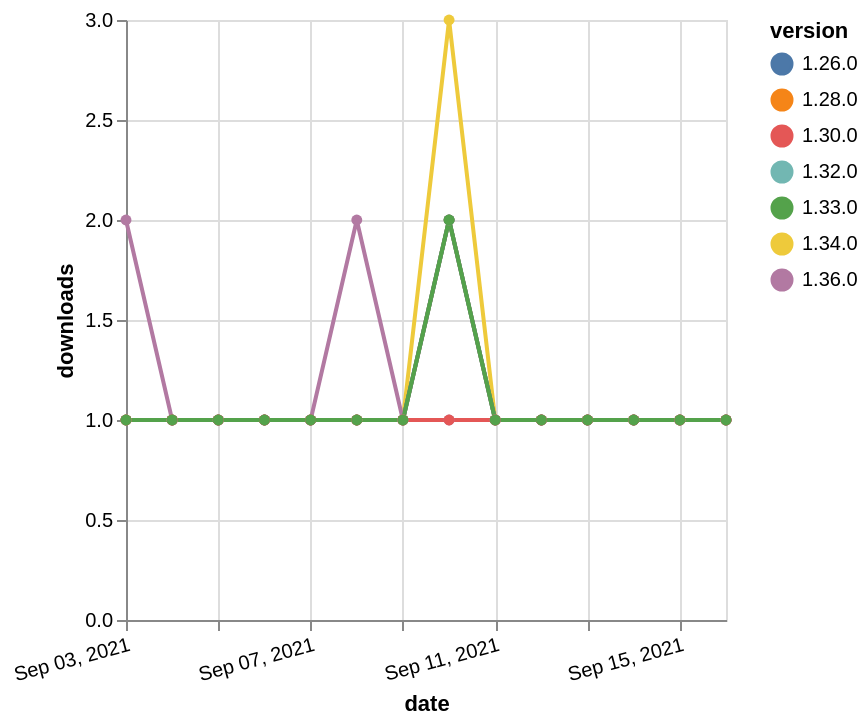

Specify this chart in Vega-Lite:
### Vega-Lite specification from a JSON file in a GitHub repository (floating-point values rounded to 4 significant figures)
{"$schema": "https://vega.github.io/schema/vega-lite/v5.json", "description": "A simple bar chart with embedded data.", "data": {"values": [{"date": "2021-09-03", "total": 167, "delta": 1, "version": "1.34.0"}, {"date": "2021-09-04", "total": 168, "delta": 1, "version": "1.34.0"}, {"date": "2021-09-05", "total": 169, "delta": 1, "version": "1.34.0"}, {"date": "2021-09-06", "total": 170, "delta": 1, "version": "1.34.0"}, {"date": "2021-09-07", "total": 171, "delta": 1, "version": "1.34.0"}, {"date": "2021-09-08", "total": 172, "delta": 1, "version": "1.34.0"}, {"date": "2021-09-09", "total": 173, "delta": 1, "version": "1.34.0"}, {"date": "2021-09-10", "total": 176, "delta": 3, "version": "1.34.0"}, {"date": "2021-09-11", "total": 177, "delta": 1, "version": "1.34.0"}, {"date": "2021-09-12", "total": 178, "delta": 1, "version": "1.34.0"}, {"date": "2021-09-13", "total": 179, "delta": 1, "version": "1.34.0"}, {"date": "2021-09-14", "total": 180, "delta": 1, "version": "1.34.0"}, {"date": "2021-09-15", "total": 181, "delta": 1, "version": "1.34.0"}, {"date": "2021-09-16", "total": 182, "delta": 1, "version": "1.34.0"}, {"date": "2021-09-03", "total": 140, "delta": 1, "version": "1.32.0"}, {"date": "2021-09-04", "total": 141, "delta": 1, "version": "1.32.0"}, {"date": "2021-09-05", "total": 142, "delta": 1, "version": "1.32.0"}, {"date": "2021-09-06", "total": 143, "delta": 1, "version": "1.32.0"}, {"date": "2021-09-07", "total": 144, "delta": 1, "version": "1.32.0"}, {"date": "2021-09-08", "total": 145, "delta": 1, "version": "1.32.0"}, {"date": "2021-09-09", "total": 146, "delta": 1, "version": "1.32.0"}, {"date": "2021-09-10", "total": 148, "delta": 2, "version": "1.32.0"}, {"date": "2021-09-11", "total": 149, "delta": 1, "version": "1.32.0"}, {"date": "2021-09-12", "total": 150, "delta": 1, "version": "1.32.0"}, {"date": "2021-09-13", "total": 151, "delta": 1, "version": "1.32.0"}, {"date": "2021-09-14", "total": 152, "delta": 1, "version": "1.32.0"}, {"date": "2021-09-15", "total": 153, "delta": 1, "version": "1.32.0"}, {"date": "2021-09-16", "total": 154, "delta": 1, "version": "1.32.0"}, {"date": "2021-09-03", "total": 282, "delta": 1, "version": "1.28.0"}, {"date": "2021-09-04", "total": 283, "delta": 1, "version": "1.28.0"}, {"date": "2021-09-05", "total": 284, "delta": 1, "version": "1.28.0"}, {"date": "2021-09-06", "total": 285, "delta": 1, "version": "1.28.0"}, {"date": "2021-09-07", "total": 286, "delta": 1, "version": "1.28.0"}, {"date": "2021-09-08", "total": 287, "delta": 1, "version": "1.28.0"}, {"date": "2021-09-09", "total": 288, "delta": 1, "version": "1.28.0"}, {"date": "2021-09-10", "total": 290, "delta": 2, "version": "1.28.0"}, {"date": "2021-09-11", "total": 291, "delta": 1, "version": "1.28.0"}, {"date": "2021-09-12", "total": 292, "delta": 1, "version": "1.28.0"}, {"date": "2021-09-13", "total": 293, "delta": 1, "version": "1.28.0"}, {"date": "2021-09-14", "total": 294, "delta": 1, "version": "1.28.0"}, {"date": "2021-09-15", "total": 295, "delta": 1, "version": "1.28.0"}, {"date": "2021-09-16", "total": 296, "delta": 1, "version": "1.28.0"}, {"date": "2021-09-03", "total": 209, "delta": 1, "version": "1.26.0"}, {"date": "2021-09-04", "total": 210, "delta": 1, "version": "1.26.0"}, {"date": "2021-09-05", "total": 211, "delta": 1, "version": "1.26.0"}, {"date": "2021-09-06", "total": 212, "delta": 1, "version": "1.26.0"}, {"date": "2021-09-07", "total": 213, "delta": 1, "version": "1.26.0"}, {"date": "2021-09-08", "total": 214, "delta": 1, "version": "1.26.0"}, {"date": "2021-09-09", "total": 215, "delta": 1, "version": "1.26.0"}, {"date": "2021-09-10", "total": 217, "delta": 2, "version": "1.26.0"}, {"date": "2021-09-11", "total": 218, "delta": 1, "version": "1.26.0"}, {"date": "2021-09-12", "total": 219, "delta": 1, "version": "1.26.0"}, {"date": "2021-09-13", "total": 220, "delta": 1, "version": "1.26.0"}, {"date": "2021-09-14", "total": 221, "delta": 1, "version": "1.26.0"}, {"date": "2021-09-15", "total": 222, "delta": 1, "version": "1.26.0"}, {"date": "2021-09-16", "total": 223, "delta": 1, "version": "1.26.0"}, {"date": "2021-09-03", "total": 116, "delta": 2, "version": "1.36.0"}, {"date": "2021-09-04", "total": 117, "delta": 1, "version": "1.36.0"}, {"date": "2021-09-05", "total": 118, "delta": 1, "version": "1.36.0"}, {"date": "2021-09-06", "total": 119, "delta": 1, "version": "1.36.0"}, {"date": "2021-09-07", "total": 120, "delta": 1, "version": "1.36.0"}, {"date": "2021-09-08", "total": 122, "delta": 2, "version": "1.36.0"}, {"date": "2021-09-09", "total": 123, "delta": 1, "version": "1.36.0"}, {"date": "2021-09-10", "total": 124, "delta": 1, "version": "1.36.0"}, {"date": "2021-09-11", "total": 125, "delta": 1, "version": "1.36.0"}, {"date": "2021-09-12", "total": 126, "delta": 1, "version": "1.36.0"}, {"date": "2021-09-13", "total": 127, "delta": 1, "version": "1.36.0"}, {"date": "2021-09-14", "total": 128, "delta": 1, "version": "1.36.0"}, {"date": "2021-09-15", "total": 129, "delta": 1, "version": "1.36.0"}, {"date": "2021-09-16", "total": 130, "delta": 1, "version": "1.36.0"}, {"date": "2021-09-03", "total": 169, "delta": 1, "version": "1.30.0"}, {"date": "2021-09-04", "total": 170, "delta": 1, "version": "1.30.0"}, {"date": "2021-09-05", "total": 171, "delta": 1, "version": "1.30.0"}, {"date": "2021-09-06", "total": 172, "delta": 1, "version": "1.30.0"}, {"date": "2021-09-07", "total": 173, "delta": 1, "version": "1.30.0"}, {"date": "2021-09-08", "total": 174, "delta": 1, "version": "1.30.0"}, {"date": "2021-09-09", "total": 175, "delta": 1, "version": "1.30.0"}, {"date": "2021-09-10", "total": 176, "delta": 1, "version": "1.30.0"}, {"date": "2021-09-11", "total": 177, "delta": 1, "version": "1.30.0"}, {"date": "2021-09-12", "total": 178, "delta": 1, "version": "1.30.0"}, {"date": "2021-09-13", "total": 179, "delta": 1, "version": "1.30.0"}, {"date": "2021-09-14", "total": 180, "delta": 1, "version": "1.30.0"}, {"date": "2021-09-15", "total": 181, "delta": 1, "version": "1.30.0"}, {"date": "2021-09-16", "total": 182, "delta": 1, "version": "1.30.0"}, {"date": "2021-09-03", "total": 139, "delta": 1, "version": "1.33.0"}, {"date": "2021-09-04", "total": 140, "delta": 1, "version": "1.33.0"}, {"date": "2021-09-05", "total": 141, "delta": 1, "version": "1.33.0"}, {"date": "2021-09-06", "total": 142, "delta": 1, "version": "1.33.0"}, {"date": "2021-09-07", "total": 143, "delta": 1, "version": "1.33.0"}, {"date": "2021-09-08", "total": 144, "delta": 1, "version": "1.33.0"}, {"date": "2021-09-09", "total": 145, "delta": 1, "version": "1.33.0"}, {"date": "2021-09-10", "total": 147, "delta": 2, "version": "1.33.0"}, {"date": "2021-09-11", "total": 148, "delta": 1, "version": "1.33.0"}, {"date": "2021-09-12", "total": 149, "delta": 1, "version": "1.33.0"}, {"date": "2021-09-13", "total": 150, "delta": 1, "version": "1.33.0"}, {"date": "2021-09-14", "total": 151, "delta": 1, "version": "1.33.0"}, {"date": "2021-09-15", "total": 152, "delta": 1, "version": "1.33.0"}, {"date": "2021-09-16", "total": 153, "delta": 1, "version": "1.33.0"}]}, "width": "container", "mark": {"type": "line", "point": {"filled": true}}, "encoding": {"x": {"field": "date", "type": "temporal", "timeUnit": "yearmonthdate", "title": "date", "axis": {"labelAngle": -15}}, "y": {"field": "delta", "type": "quantitative", "title": "downloads"}, "color": {"field": "version", "type": "nominal"}, "tooltip": {"field": "delta"}}}
